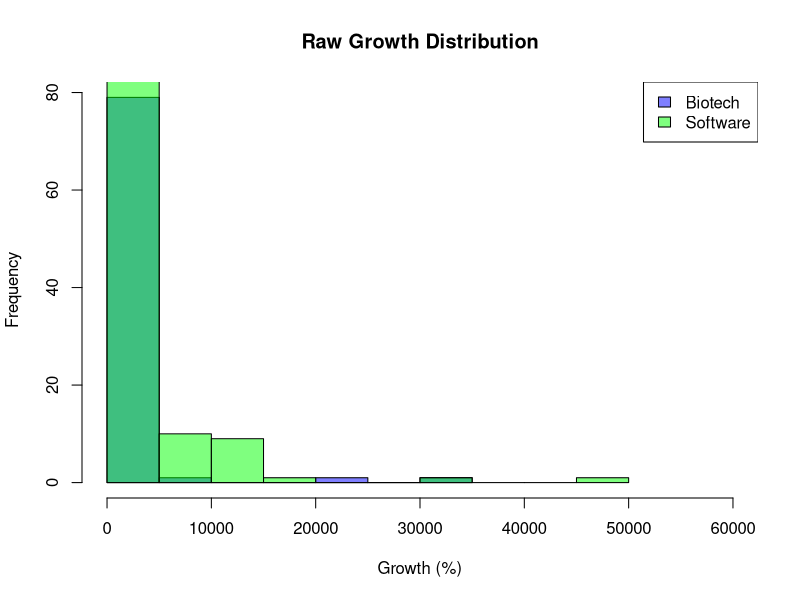
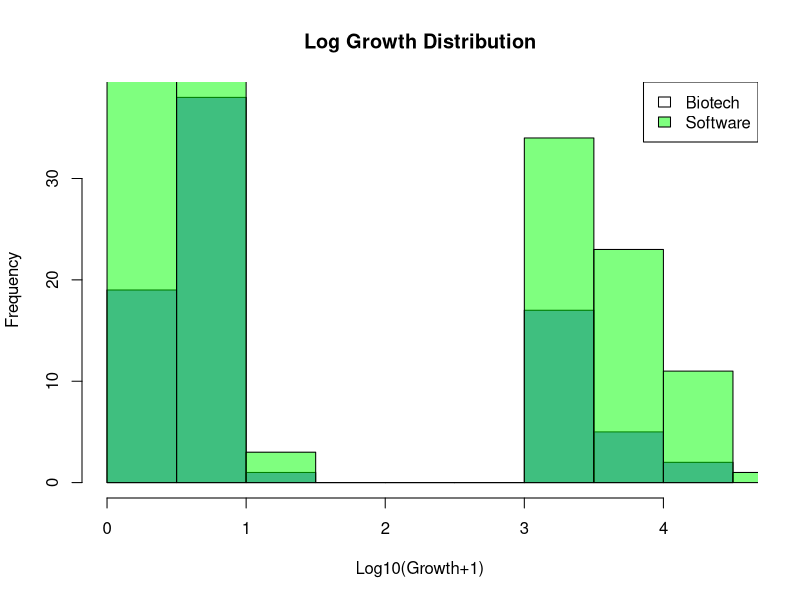

Generate these figures, in order, with R:
library(readxl)
library(dplyr)
library(ggplot2)
library(car)
# Final code for analysis in report

# Load dataset
data <- read_excel("us-tmt-fast500-2017-winners-ranking.xlsx")

# Clean Growth column
data$Growth_raw <- as.numeric(gsub("[,%]", "", data$GROWTH))

# Create log-transformed column in main data frame
data$logGrowth <- log10(data$Growth_raw + 1)

# Filter only the two industries we compare
data_sub <- data %>% 
  filter(`PRIMARY INDUSTRY` %in% c("Biotechnology/pharmaceutical", "Software"))

# Levene test for equal variances
leveneTest(logGrowth ~ `PRIMARY INDUSTRY`, data = data_sub)

# Welch t-test on log-transformed values
t_test <- t.test(logGrowth ~ `PRIMARY INDUSTRY`, 
                 data = data_sub,
                 var.equal = FALSE)

print(t_test)

# Raw histogram
png("Figure1_raw_hist.png", width=800, height=500)
hist(data_sub$Growth_raw[data_sub$`PRIMARY INDUSTRY` == "Biotechnology/pharmaceutical"],
     col=rgb(0,0,1,0.5), xlim=c(0,60000), main="Raw Growth Distribution",
     xlab="Growth (%)")
hist(data_sub$Growth_raw[data_sub$`PRIMARY INDUSTRY` == "Software"],
     col=rgb(0,1,0,0.5), add=TRUE)
legend("topright", legend=c("Biotech","Software"), 
       fill=c(rgb(0,0,1,0.5),rgb(0,1,0,0.5)))
dev.off()

# Log histogram
png("Figure2_log_hist.png", width=800, height=500)
hist(data_sub$logGrowth[data_sub$`PRIMARY INDUSTRY` == "Biotechnology/pharmaceutical"],
     col=rgb(0,0,1,0.5), main="Log Growth Distribution",
     xlab="Log10(Growth+1)")
hist(data_sub$logGrowth[data_sub$`PRIMARY INDUSTRY` == "Software"],
     col=rgb(0,1,0,0.5), add=TRUE)
legend("topright", legend=c("Biotech","Software"),
       fill=c(rgb(0,0,1,0,5),rgb(0,1,0,0.5)))
dev.off()
